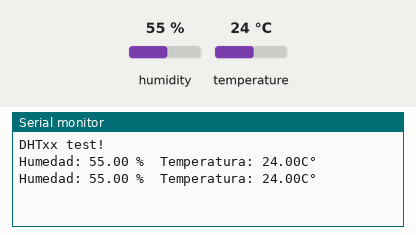
The sketch below on a simulated Arduino Uno, built with avr-gcc and run on an emulated ATmega328P. On the bench: the last lines printed to the serial monitor. The inputs (shaded band) are chosen by the test bench; at power-on: humidity 55 %, temperature 24 °C.

Above: at 4.8 s.
4.9 s: humidity set to 22 %
At 6.8 s:
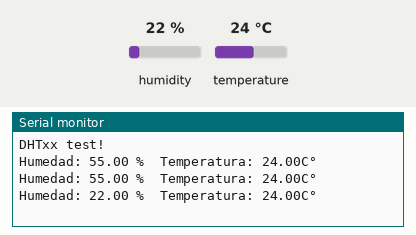
7.9 s: temperature set to 12 °C
At 9.2 s:
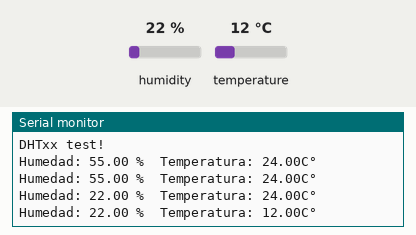
10.9 s: humidity set to 40 %
At 12.8 s:
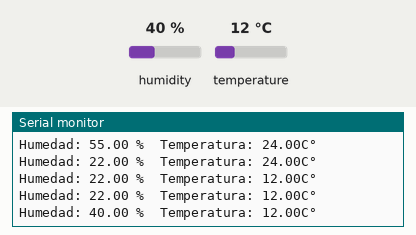
Timing chart, 0 to 14.3 s (numbered marks = the images above; inputs shaded):
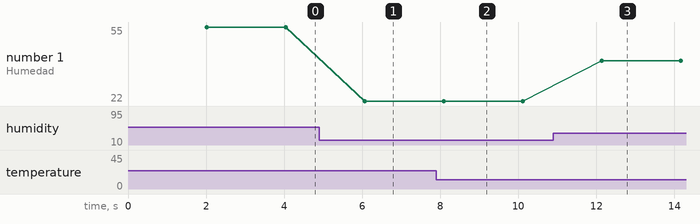

The sketch:

sensor_DHT11.ino
```cpp
//Ejemplo de sketch de prueba para sensor DHT11 humedad/temperatura

#include "DHT.h"

#define DHTPIN 2     // what digital pin we're connected to

#define DHTTYPE DHT11   // DHT 11

// Conectar el pin1 (el de la izquierda) del sensor a Vcc
// Conectar el pin2 del sensor en el Pin de entrada del arduino (pin2)
// Conectar el pin4 (el de la derecha) del sendor a TIERRA
// Conectar una resistencia de 10K desde el pin2 del sensor a Vcc

// Se declara el uso del sensor
DHT dht(DHTPIN, DHTTYPE);

void setup() {
  Serial.begin(9600);
  Serial.println("DHTxx test!");

  dht.begin();
}

void loop() {
  // espera 2 segundos antes de volver a verificar la informacion
  delay(2000);

  // La lectura de la temperatura y humedad toma cerca de 250 milisegundos
  // Leyendo la Humedad
  float h = dht.readHumidity();
  // Leyendo la temperatura en Centigrados Celsius (por defecto)
  float t = dht.readTemperature();

  // Revisa si alguna de las lecturas fallo cancela (para intentar de nuevo)
  if (isnan(h) || isnan(t)) {
    Serial.println("Falla al leer el sensor DHT!");
    return;
  }

  Serial.print("Humedad: ");
  Serial.print(h);
  Serial.print(" %\t");
  Serial.print("Temperatura: ");
  Serial.print(t);
  Serial.println("C°");
}
```

Measured:
- after the input at 4.9 s, the serial monitor: prints a new line after 1.2 s (image 1)
- after the input at 7.9 s, the serial monitor: prints a new line after 0.20 s (image 2)
- after the input at 10.9 s, the serial monitor: prints a new line after 1.2 s (image 3)
- plotted number 1: 55 → 22 after the input at 4.9 s, 22 → 40 after the input at 10.9 s
